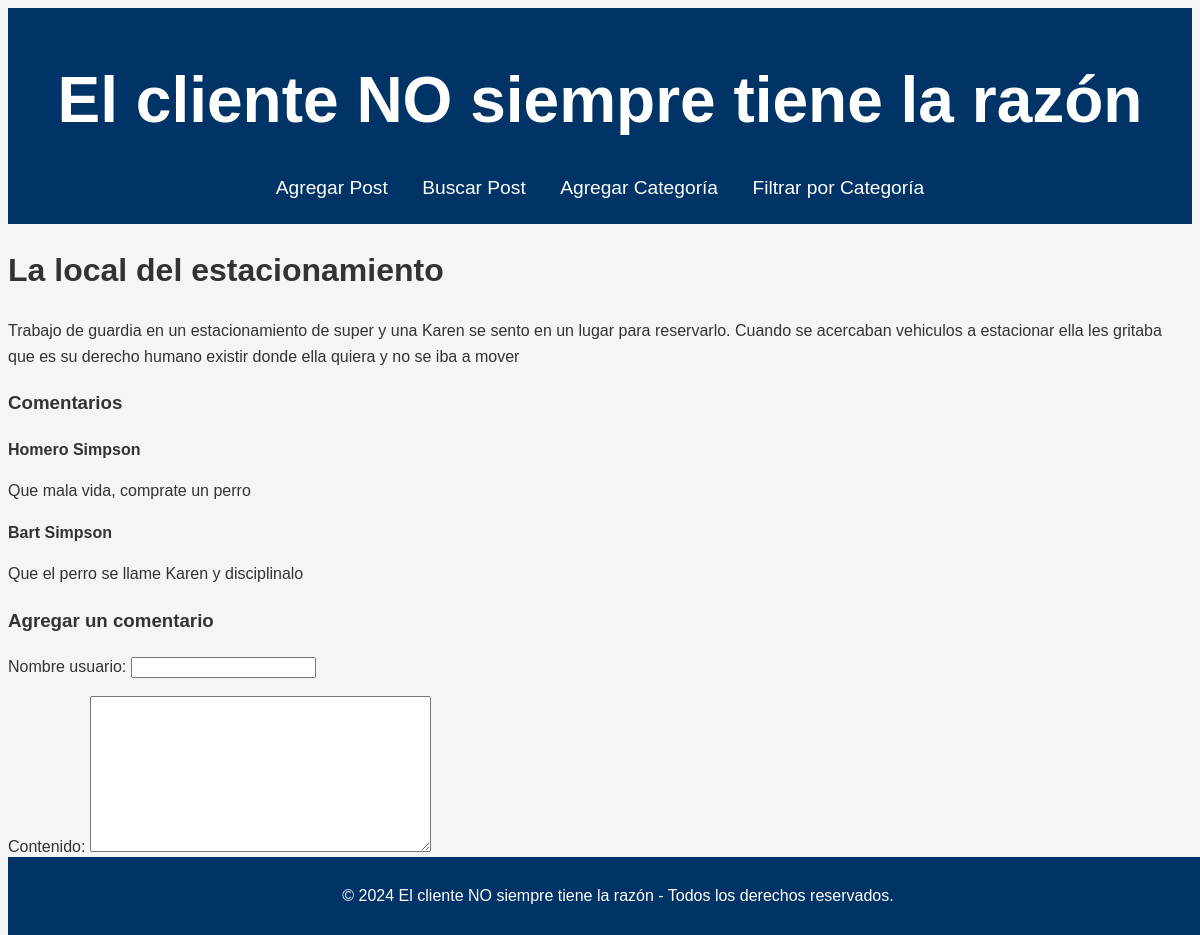
The app's page /post/1/ with its own data.
### blog/models.py (models this page shows, shortened)
class Post(models.Model):
    titulo = models.CharField(max_length=50)
    contenido = models.TextField()
    fecha_publicacion = models.DateTimeField(auto_now_add=True)
    categoria = models.ForeignKey(Categoria, on_delete=models.CASCADE, related_name='posts')

class Comentario(models.Model):
    post = models.ForeignKey(Post, on_delete=models.CASCADE, related_name='comentarios')
    nombre_usuario = models.CharField(max_length=30)
    contenido = models.TextField()
    fecha_comentario = models.DateTimeField(auto_now_add=True)

### blog/views.py (the view)
# urls.py: path('post/<int:post_id>/', views.ver_post, name='ver_post'),
def ver_post(request, post_id):
    post = get_object_or_404(Post, id=post_id)
    comentarios = post.comentarios.all()  # Obtener todos los comentarios asociados al post
    if request.method == 'POST':
        form = ComentarioForm(request.POST)
        if form.is_valid():
            comentario = form.save(commit=False)
            comentario.post = post  # Asociar el comentario con el post
            comentario.save()
            messages.success(request, 'Comentario agregado con éxito.')
            return redirect('ver_post', post_id=post.id)  # Redirigir al mismo post
    else:
        form = ComentarioForm()  # Si no es un POST, mostrar un formulario vacío
    return render(request, 'blog/ver_post.html', {
        'post': post,
        'comentarios': comentarios,
        'form': form,
    })

### blog/forms.py
class ComentarioForm(forms.ModelForm):
    class Meta:
        model = Comentario
        fields = ['nombre_usuario', 'contenido']

### blog/templates/blog/ver_post.html (shortened to what this page needs)
{% extends 'blog/base.html' %}
{% block content %}
<h1>{{ post.titulo }}</h1>
<p>{{ post.contenido }}</p>
<h3>Comentarios</h3>
{% for comentario in comentarios %}
<div>
    <strong>{{ comentario.nombre_usuario }}</strong>
    <p>{{ comentario.contenido }}</p>
</div>
{% empty %}
<p>No hay comentarios aún.</p>
{% endfor %}
<h3>Agregar un comentario</h3>
<form method="POST" action="{% url 'agregar_comentario' post.id %}">
    {{ form.as_p }}
    <button type="submit">Comentar</button>
</form>
<a href="{% url 'ver_post' post.id %}">Volver al post</a>
{% endblock %}

### blog/templates/blog/base.html (shortened to what this page needs)
<!DOCTYPE html>
<html lang="es">
<head>
</head>
<body>
    <header>
        <h1>
            <a href="{% url 'inicio' %}">El cliente NO siempre tiene la razón</a>
        </h1>
        <nav>
            <a href="{% url 'agregar_post' %}">Agregar Post</a>
            <a href="{% url 'buscar_post' %}">Buscar Post</a>
            <a href="{% url 'agregar_categoria' %}">Agregar Categoría</a>
            <a href="{% url 'filtro_categoria' %}">Filtrar por Categoría</a>
        </nav>
    </header>
    {% block content %}
    {% endblock %}
    <footer>
        <p>© 2024 El cliente NO siempre tiene la razón - Todos los derechos reservados.</p>
    </footer>
</body>
</html>

### blog/templates/blog/base.html (style rules this page uses)
body { font-family: Arial, sans-serif; background-color: #f5f5f5; color: #333; line-height: 1.6; }
header { background-color: #003366; color: #fff; padding: 20px; text-align: center; }
h1 a { color: #fff; text-decoration: none; font-size: 2em; font-weight: bold; }
nav a { color: #fff; text-decoration: none; margin: 0 15px; font-size: 1.2em; }
footer { text-align: center; padding: 10px; background-color: #003366; color: #fff; position: fixed; bottom: 0; width: 100%; }

### records on screen
Post: titulo "La local del estacionamiento", contenido "Trabajo de guardia en un estacionamiento de super y una Karen se sento en un lugar para reservarlo. Cuando se acercaban vehiculos a estacionar ella les gritaba que es su derecho humano existir donde ella quiera y no se iba a mover"
Comentario: nombre_usuario "Homero Simpson", contenido "Que mala vida, comprate un perro"
Comentario: nombre_usuario "Bart Simpson", contenido "Que el perro se llame Karen y disciplinalo"
